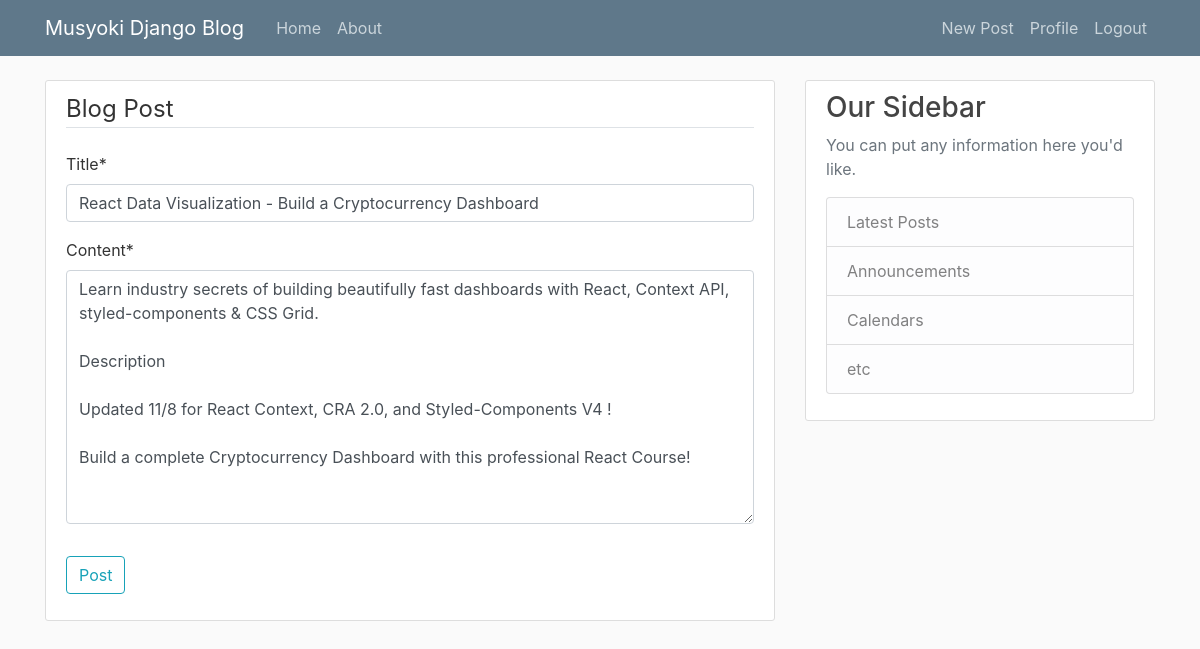
Screenshot of /post/14/update/ (signed in) with the database file from the repository.
### blog/models.py (models this page shows, shortened)
class Post(models.Model):
    title = models.CharField(max_length=100)
    content = models.TextField()
    date_posted = models.DateTimeField(default=timezone.now)
    author = models.ForeignKey(User, on_delete=models.CASCADE)

### blog/views.py (the view, shortened to what this page needs)
# urls.py: path('post/<int:pk>/update/', PostUpdateView.as_view(), name='post-update'),
class PostUpdateView(LoginRequiredMixin,UserPassesTestMixin, UpdateView):
    model = Post
    template_name = 'blog/post_form.html'
    fields = ['title','content']
    def test_func(self):
        post = self.get_object()
        if self.request.user == post.author:
            return True
        return False

### blog/templates/blog/post_form.html (shortened to what this page needs)
 {% extends 'blog/layout.html' %}
{% load crispy_forms_tags %}
{% block content %}
    <div class="content-section">
       <form method="POST">
           <fieldset class="form-group">
               <legend class="border-bottom mb-4">Blog Post</legend>
               {{ form|crispy }}
           </fieldset>
           <div class="form-group">
               <button class='btn btn-outline-info'>Post</button>
           </div>
       </form>
    </div>
{% endblock content%}

### blog/static/blog/main.css (style rules this page uses)
body { background: #fafafa; color: #333333; margin-top: 5rem; }
.content-section { background: #ffffff; padding: 10px 20px; border: 1px solid #dddddd; border-radius: 3px; margin-bottom: 20px; }

### rows the page displays
Post: title "React Data Visualization - Build a Cryptocurrency Dashboard", content "Learn industry secrets of building beautifully fast dashboards with React, Context API, styled-components & CSS Grid. Description Updated 11/8 for React Context, CRA 2.0, and Styled-Components V4 ! Build a complete Cryptocurrency Dashboard with this professional React Course!"
